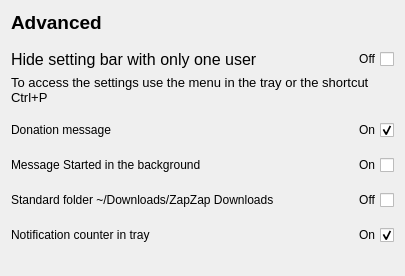
<?xml version="1.0" encoding="UTF-8"?>
<ui version="4.0">
 <class>Advanced</class>
 <widget class="QWidget" name="Advanced">
  <property name="geometry">
   <rect>
    <x>0</x>
    <y>0</y>
    <width>405</width>
    <height>276</height>
   </rect>
  </property>
  <property name="windowTitle">
   <string/>
  </property>
  <layout class="QVBoxLayout" name="verticalLayout">
   <property name="spacing">
    <number>15</number>
   </property>
   <item>
    <widget class="QLabel" name="label">
     <property name="font">
      <font>
       <pointsize>14</pointsize>
       <bold>true</bold>
      </font>
     </property>
     <property name="text">
      <string>Advanced</string>
     </property>
    </widget>
   </item>
   <item>
    <layout class="QGridLayout" name="gridLayout">
     <property name="spacing">
      <number>6</number>
     </property>
     <item row="0" column="0">
      <widget class="QLabel" name="label_2">
       <property name="font">
        <font>
         <pointsize>12</pointsize>
        </font>
       </property>
       <property name="text">
        <string>Hide setting bar with only one user</string>
       </property>
      </widget>
     </item>
     <item row="0" column="1">
      <widget class="QCheckBox" name="hideBarUsers">
       <property name="layoutDirection">
        <enum>Qt::LayoutDirection::RightToLeft</enum>
       </property>
       <property name="text">
        <string>Off</string>
       </property>
      </widget>
     </item>
     <item row="1" column="0" colspan="2">
      <widget class="QLabel" name="label_3">
       <property name="font">
        <font>
         <pointsize>10</pointsize>
        </font>
       </property>
       <property name="text">
        <string>To access the settings use the menu in the tray or the shortcut Ctrl+P</string>
       </property>
       <property name="wordWrap">
        <bool>true</bool>
       </property>
      </widget>
     </item>
    </layout>
   </item>
   <item>
    <layout class="QGridLayout" name="gridLayout_2">
     <property name="topMargin">
      <number>0</number>
     </property>
     <item row="0" column="1">
      <widget class="QCheckBox" name="donationMessage">
       <property name="layoutDirection">
        <enum>Qt::LayoutDirection::RightToLeft</enum>
       </property>
       <property name="text">
        <string>On</string>
       </property>
       <property name="checked">
        <bool>true</bool>
       </property>
      </widget>
     </item>
     <item row="1" column="0">
      <widget class="QLabel" name="label_5">
       <property name="text">
        <string>Message Started in the background</string>
       </property>
      </widget>
     </item>
     <item row="0" column="0">
      <widget class="QLabel" name="label_4">
       <property name="text">
        <string>Donation message</string>
       </property>
      </widget>
     </item>
     <item row="2" column="1">
      <widget class="QCheckBox" name="folderDownloads">
       <property name="layoutDirection">
        <enum>Qt::LayoutDirection::RightToLeft</enum>
       </property>
       <property name="text">
        <string>Off</string>
       </property>
      </widget>
     </item>
     <item row="1" column="1">
      <widget class="QCheckBox" name="backgroundMessage">
       <property name="layoutDirection">
        <enum>Qt::LayoutDirection::RightToLeft</enum>
       </property>
       <property name="text">
        <string>On</string>
       </property>
      </widget>
     </item>
     <item row="2" column="0">
      <widget class="QLabel" name="labelFolderDownloads">
       <property name="toolTip">
        <string/>
       </property>
       <property name="statusTip">
        <string/>
       </property>
       <property name="text">
        <string>Standard folder ~/Downloads/ZapZap Downloads</string>
       </property>
      </widget>
     </item>
     <item row="3" column="0">
      <widget class="QLabel" name="label_6">
       <property name="text">
        <string>Notification counter in tray</string>
       </property>
      </widget>
     </item>
     <item row="3" column="1">
      <widget class="QCheckBox" name="notificationCounter">
       <property name="layoutDirection">
        <enum>Qt::LayoutDirection::RightToLeft</enum>
       </property>
       <property name="text">
        <string>On</string>
       </property>
       <property name="checked">
        <bool>true</bool>
       </property>
      </widget>
     </item>
    </layout>
   </item>
   <item>
    <spacer name="verticalSpacer">
     <property name="orientation">
      <enum>Qt::Orientation::Vertical</enum>
     </property>
     <property name="sizeHint" stdset="0">
      <size>
       <width>20</width>
       <height>40</height>
      </size>
     </property>
    </spacer>
   </item>
  </layout>
 </widget>
 <resources/>
 <connections/>
</ui>
